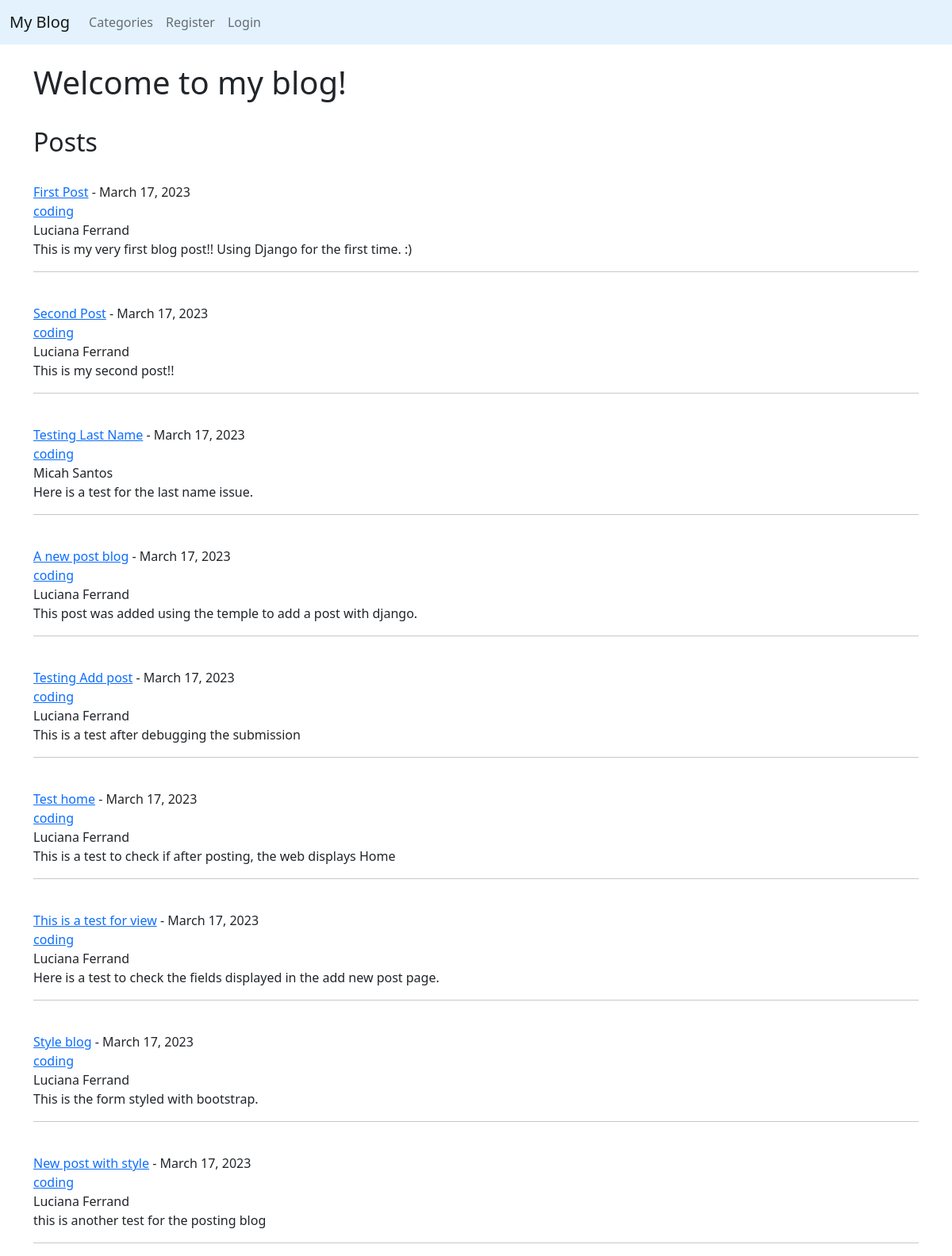
The app's page /, older data.
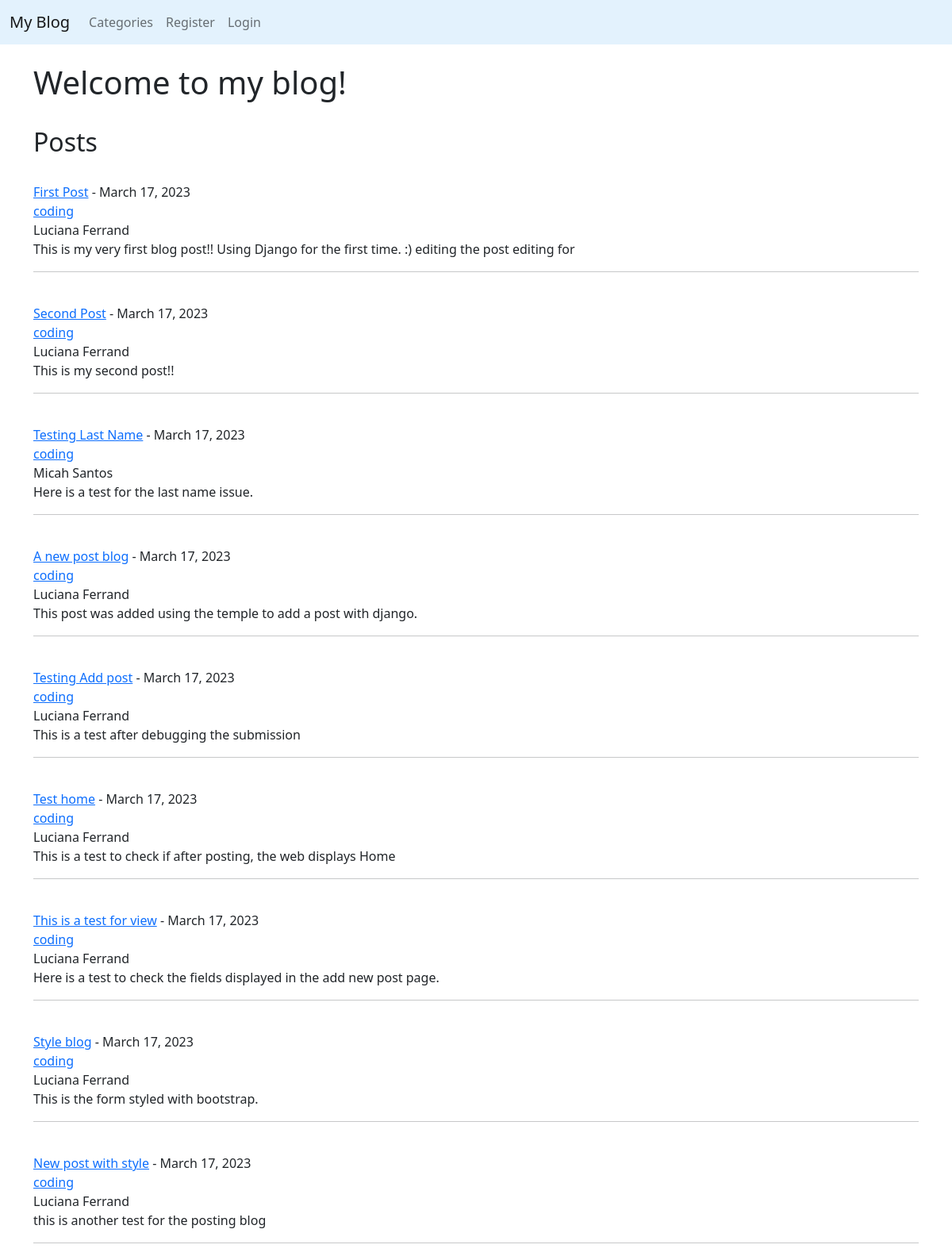
The same page, newer data.
### myblog/models.py (models this page shows, shortened)
class Post(models.Model):
  title = models.CharField(max_length=255)
  title_tag = models.CharField(max_length=255)
  author = models.ForeignKey(User, on_delete=models.CASCADE)
  body = models.TextField()
  post_date = models.DateField(auto_now_add=True)
  category = models.CharField(max_length=255, default='coding')

### myblog/views.py (the view)
# urls.py: path('', HomeView.as_view(), name="home"),
class HomeView(ListView):
  model = Post
  template_name = "home.html"
  ordering = ['-post_date']
  def get_context_data(self, *arg, **kwargs):
    cat_menu = Category.objects.all()
    context = super(HomeView, self).get_context_data(*arg, **kwargs)
    context["cat_menu"] = cat_menu
    return context

### myblog/templates/home.html (shortened to what this page needs)
{%extends 'base.html'%} {%block content%}
<h1>Welcome to my blog!</h1>
<br />
<h2>Posts</h2>
  {%for post in object_list%}
      <a href="{% url 'article-detail' post.pk %}"> <br /> {{ post.title }}</a> - {{ post.post_date }} <br />
       <a href="{% url 'category' post.category|slugify %}"> {{ post.category }}</a> <br/>
       {{ post.author.first_name }} {{ post.author.last_name }} <br />
       {{ post.body | slice:":100" | safe }} <br/>
      <hr />
  {%endfor%}
</div>
{%endblock%}

Row changes from the older to the newer data that the page shows:
changed Post "First Post": body "This is my very first blog post!! Using Django for the first time. :)" → "This is my very first blog post!! Using Django for the first time. :) editing the post editing for"
